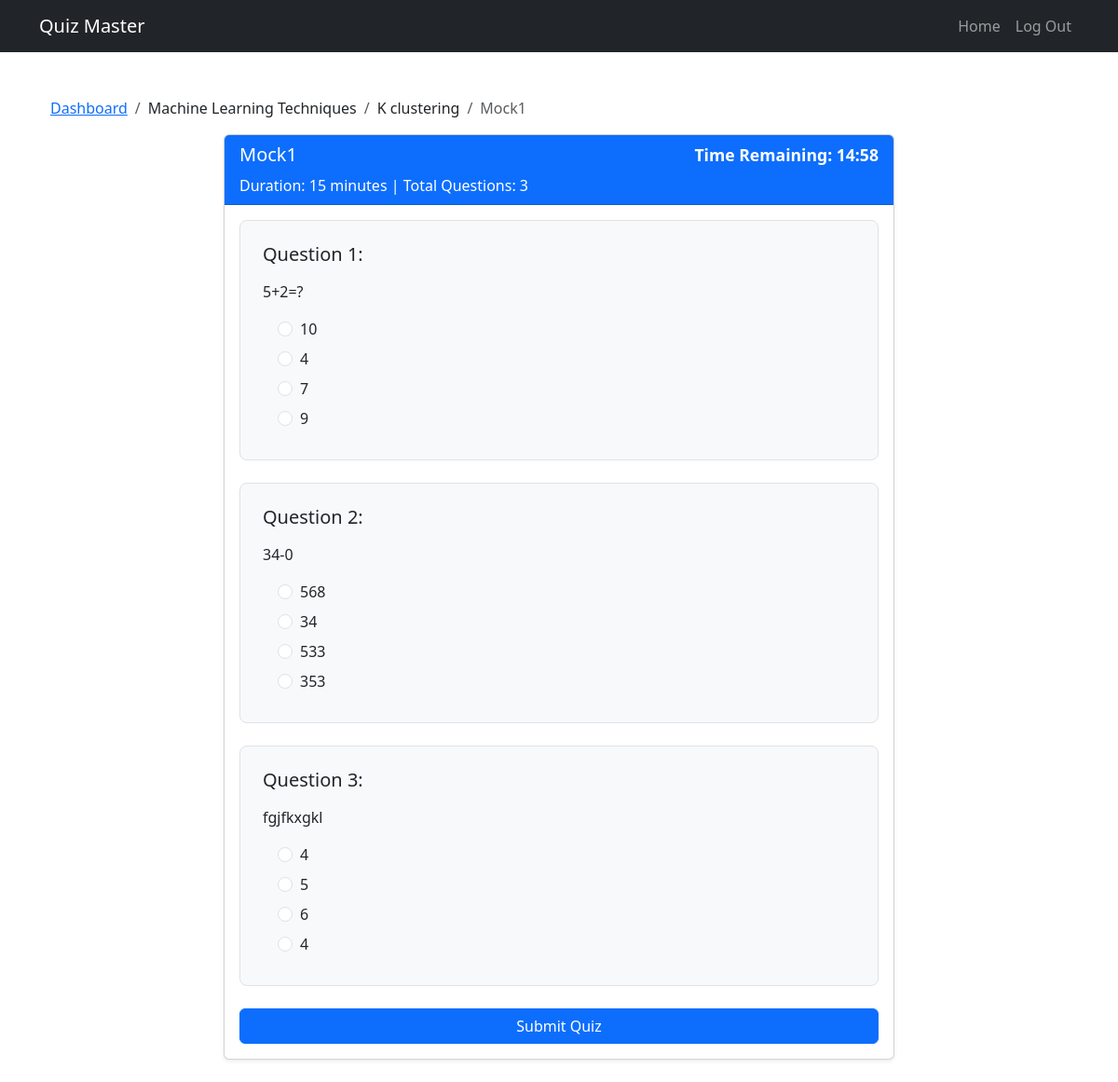
/student/subject/2/chapter/3/quiz/2/take/ (signed in), run on the app's committed database.
### model.py (models this page shows)
class Subject(db.Model):
    __tablename__='subject'
    id=db.Column(db.Integer,primary_key=True,autoincrement=True)
    name = db.Column(db.String, unique=True, nullable=False)
    level = db.Column(db.String, nullable=False)
    description=db.Column(db.String)
    additional_details=db.Column(db.String)

class Chapter(db.Model):
    __tablename__='chapter'
    id=db.Column(db.Integer,primary_key=True,autoincrement=True)
    subject_id = db.Column(db.Integer, db.ForeignKey('subject.id'), nullable=False)
    name = db.Column(db.String, unique=True, nullable=False)
    description=db.Column(db.String)
    additional_details=db.Column(db.String)
    subject = db.relationship('Subject', backref=db.backref('chapters', cascade="all, delete-orphan"))
    quizzes = db.relationship('Quiz', backref='chapter', cascade="all, delete-orphan")

class Quiz(db.Model):
    __tablename__='quiz'
    id = db.Column(db.Integer, primary_key=True)
    name = db.Column(db.String(100), nullable=False)
    chapter_id = db.Column(db.Integer, db.ForeignKey('chapter.id'), nullable=False)
    total_questions = db.Column(db.Integer, nullable=False)  # Make sure this exists
    duration = db.Column(db.Integer, nullable=False)
    pass_percentage = db.Column(db.Integer, nullable=False)
    description = db.Column(db.Text, nullable=True)
    subject_id = db.Column(db.Integer, db.ForeignKey('subject.id'), nullable=False)
    users = db.relationship('Users', secondary=user_quiz_association, back_populates="quizzes")
    subject = db.relationship('Subject', foreign_keys=[subject_id], backref=db.backref('quizzes', lazy=True))

class Questions(db.Model):
    __tablename__='questions'
    id=db.Column(db.Integer,primary_key=True,autoincrement=True)
    quiz_id=db.Column(db.Integer,db.ForeignKey('quiz.id'),nullable=False)
    question_statement=db.Column(db.String(500),nullable=False)
    option_1=db.Column(db.String(200),nullable=False)
    option_2=db.Column(db.String(200),nullable=False)
    option_3=db.Column(db.String(200),nullable=False)
    option_4=db.Column(db.String(200),nullable=False)
    correct_option=db.Column(db.String(1),nullable=False)
    Additional_field=db.Column(db.String(500))
    score = db.Column(db.Integer, nullable=False, default=1)  # Default score is 1 point
    quiz = db.relationship('Quiz', backref=db.backref('questions', cascade="all, delete-orphan"))

### app.py (the view)
@app.route('/student/subject/<int:subject_id>/chapter/<int:chapter_id>/quiz/<int:quiz_id>/take/', methods=['GET'])
@auth_req
def take_quiz(subject_id, chapter_id, quiz_id):
    quiz = Quiz.query.get(quiz_id)
    if not quiz:
        flash('Quiz does not exist', 'danger')
        return redirect(url_for('student'))
    user = Users.query.get(session['user_id'])
    if quiz in user.quizzes:
        flash('You have already taken this quiz', 'warning')
        return redirect(url_for('student'))
    return render_template('Quiz/take_quiz.html', quiz=quiz)

### app.py (called while the page is built)
def auth_req(f):
    @wraps(f)
    def inner(*args, **kwargs):
        if 'user_id' not in session:
            flash('You need to login first', 'danger')
            return redirect(url_for('login'))
        return f(*args, **kwargs)
    return inner

### templates/Quiz/take_quiz.html (shortened to what this page needs)
{% extends "dashboard_layout.html" %}
{% block content %}
<div class="container py-4">
    <div class="row">
        <div class="col-md-12">
            <nav aria-label="breadcrumb">
                <ol class="breadcrumb">
                    <li class="breadcrumb-item"><a href="{{ url_for('student') }}">Dashboard</a></li>
                    <li class="breadcrumb-item">{{ quiz.chapter.subject.name }}</li>
                    <li class="breadcrumb-item">{{ quiz.chapter.name }}</li>
                    <li class="breadcrumb-item active">{{ quiz.name }}</li>
                </ol>
            </nav>
        </div>
    </div>
    <div class="row">
        <div class="col-md-8 mx-auto">
            <div class="card shadow-sm">
                <div class="card-header bg-primary text-white">
                    <div class="d-flex justify-content-between align-items-center">
                        <h5 class="card-title mb-0">{{ quiz.name }}</h5>
                        <div class="timer" id="timer">Time Remaining: <span id="timeLeft"></span></div>
                    </div>
                    <p class="text-white mb-0 mt-2">
                        Duration: {{ quiz.duration }} minutes |
                        Total Questions: {{ quiz.questions|length }}
                    </p>
                </div>
                <div class="card-body">
                    <form method="POST" action="{{ url_for('submit_quiz', subject_id=quiz.subject_id, chapter_id=quiz.chapter_id, quiz_id=quiz.id) }}" id="quizForm">
                        {% for question in quiz.questions %}
                        <div class="question-card mb-4">
                            <h5 class="mb-3">Question {{ loop.index }}:</h5>
                            <p class="mb-3">{{ question.question_statement }}</p>
                            <div class="options">
                                <div class="form-check mb-2">
                                    <input class="form-check-input" type="radio"
                                           name="question_{{ question.id }}"
                                           id="q{{ question.id }}_1" value="1" required>
                                    <label class="form-check-label" for="q{{ question.id }}_1">
                                        {{ question.option_1 }}
                                    </label>
                                </div>
                                <div class="form-check mb-2">
                                    <input class="form-check-input" type="radio"
                                           name="question_{{ question.id }}"
                                           id="q{{ question.id }}_2" value="2">
                                    <label class="form-check-label" for="q{{ question.id }}_2">
                                        {{ question.option_2 }}
                                    </label>
                                </div>
                                <div class="form-check mb-2">
                                    <input class="form-check-input" type="radio"
                                           name="question_{{ question.id }}"
                                           id="q{{ question.id }}_3" value="3">
                                    <label class="form-check-label" for="q{{ question.id }}_3">
                                        {{ question.option_3 }}
                                    </label>
                                </div>
                                <div class="form-check mb-2">
                                    <input class="form-check-input" type="radio"
                                           name="question_{{ question.id }}"
                                           id="q{{ question.id }}_4" value="4">
                                    <label class="form-check-label" for="q{{ question.id }}_4">
                                        {{ question.option_4 }}
                                    </label>
                                </div>
                            </div>
                        </div>
                        {% endfor %}
                        <div class="d-grid gap-2">
                            <button type="submit" class="btn btn-primary" id="submitBtn">
                                Submit Quiz
                            </button>
                        </div>
                    </form>
                </div>
            </div>
        </div>
    </div>
</div>
{% endblock %}

### templates/Quiz/take_quiz.html (style rules this page uses)
.timer { font-size: 1.1rem; font-weight: bold; }
.question-card { background-color: #f8f9fa; padding: 1.5rem; border-radius: 0.5rem; border: 1px solid #dee2e6; }
.options { margin-left: 1rem; }

### data on the page
Subject: chapter.subject.name "Machine Learning Techniques"
Chapter: chapter.name "K clustering"
Quiz: name "Mock1", duration "15"
Questions: question_statement "5+2=?", option_1 "10", option_2 "4", option_3 "7", option_4 "9"
Questions: question_statement "34-0", option_1 "568", option_2 "34", option_3 "533", option_4 "353"
Questions: question_statement "fgjfkxgkl", option_1 "4", option_2 "5", option_3 "6", option_4 "4"

### other printed values
{{ quiz.questions|length }} "3"
